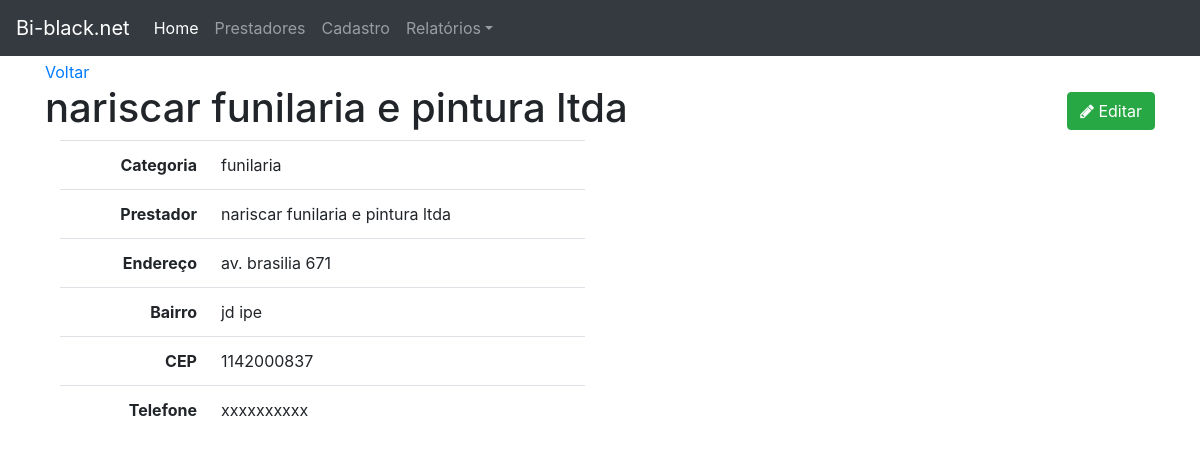
The page /9/ on the database as committed earlier.
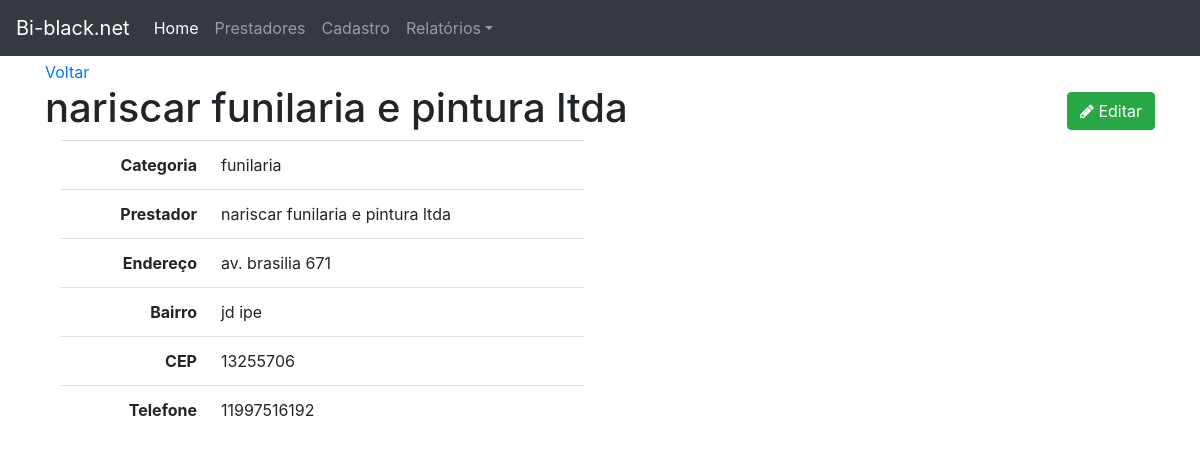
The same page on the database as committed later.
### buscaprest/models.py (models this page shows, shortened)
class Prestador(models.Model):
    categoria = models.CharField(max_length=60, null=True, blank=True)
    prestador = models.CharField(max_length=60, null=True, blank=True)
    endereco = models.CharField(max_length=60, null=True, blank=True)
    bairro = models.CharField(max_length=60, null=True, blank=True)
    cidade = models.CharField(max_length=60, null=True, blank=True)
    cep = models.CharField(max_length=60, null=True, blank=True)
    telefone2 = models.CharField(max_length=60, null=True, blank=True)
    class Meta:
        db_table = 'prestador'
    def __str__(self):
        return self.prestador

### buscaprest/views.py (the view)
# urls.py: path('<int:pk>/', views.prestadores_detail, name='prestadores_detail'),
def prestadores_detail(request, pk):
    template_name = 'buscaprest/buscaprest_detail.html'
    obj = Prestador.objects.get(pk=pk)
    context = {'object': obj}
    return render(request, template_name, context)

### buscaprest/templates/buscaprest/buscaprest_detail.html
{% extends "base.html" %}
{% block content %}
<a href="{% url 'buscaprest:buscaprest_lista' %}">Voltar</a>
    <h1>{{ object }}
        <span class="pull-right">
            <a href="">
                <button type="button" class="btn btn-success">
                    <span class="fa fa-pencil"></span> Editar
                </button>
            </a>
        </span>
    </h1>
<div class="col-sm-6">
    <table class="table table-user-information">
        <tbody>
        <tr>
            <th class="text-right">Categoria</th>
            <td>{{object.categoria}}</td>
        </tr>
        <tr>
            <th class="text-right">Prestador</th>
            <td>{{object.prestador}}</td>
        </tr>
        <tr>
            <th class="text-right">Endereço</th>
            <td>{{object.endereco}}</td>
        </tr>
        <tr>
            <th class="text-right">Bairro</th>
            <td>{{object.bairro}}</td>
        </tr>
        <tr>
            <th class="text-right">CEP</th>
            <td>{{object.cep}}</td>
        </tr>
        <tr>
            <th class="text-right">Telefone</th>
            <td>{{object.telefone2}}</td>
        </tr>
        </tbody>
    </table>
</div>
{% endblock content %}

Rows that differ between the two databases and show on the page:
changed Prestador "nariscar funilaria e pintura ltda": cep "1142000837" → "13255706"; telefone2 "xxxxxxxxxx" → "11997516192"
